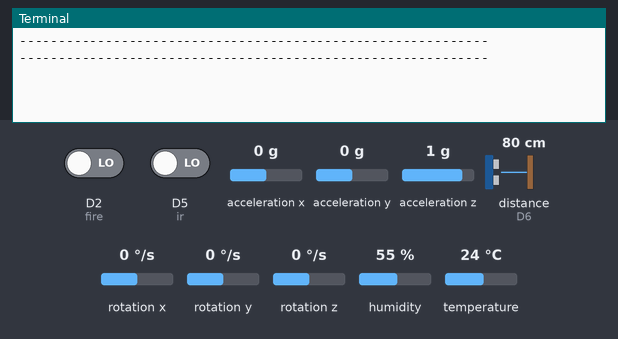
This program was run on a simulated Raspberry Pi (BCM pin numbers) with a GrovePi. On the bench: the last lines printed to the terminal. Inputs (shaded band) come from the test bench; at power-on: acceleration x 0 g, acceleration y 0 g, acceleration z 1 g, rotation x 0 °/s, rotation y 0 °/s, rotation z 0 °/s, D2 (fire) LOW, D5 (ir) LOW, distance to the obstacle (sensor on D6) 80 cm, humidity 55 %, temperature 24 °C. No MQTT or app messages arrive unless stated.

Above: at 1.3 s.
1.4 s: acceleration x set to -1.4 g
At 5.82 s:
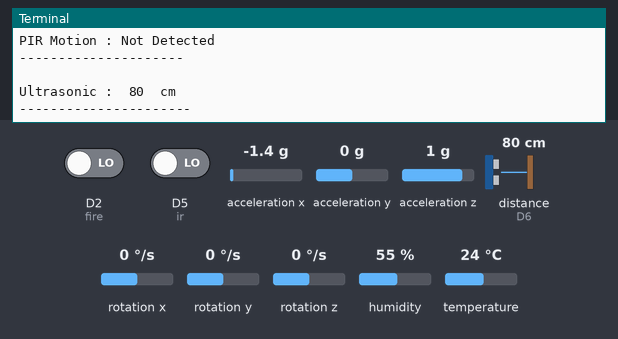
12.8 s: acceleration y set to -1.4 g
At 17.4 s:
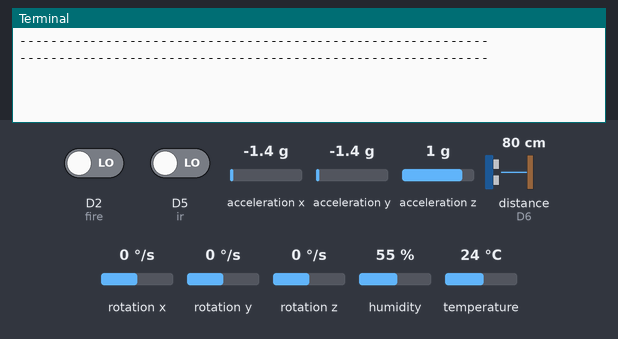
23.5 s: acceleration z set to -1.4 g
At 27.36 s:
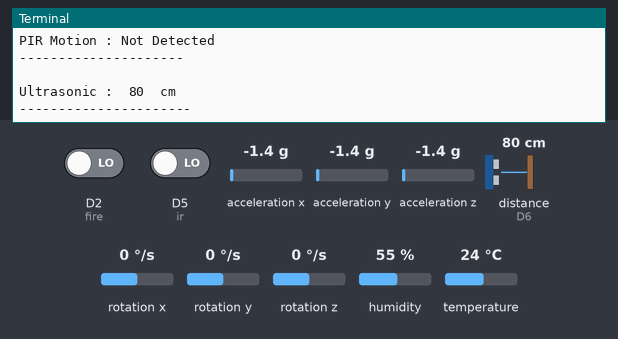
34.3 s: rotation x set to -192 °/s
At 39.0 s:
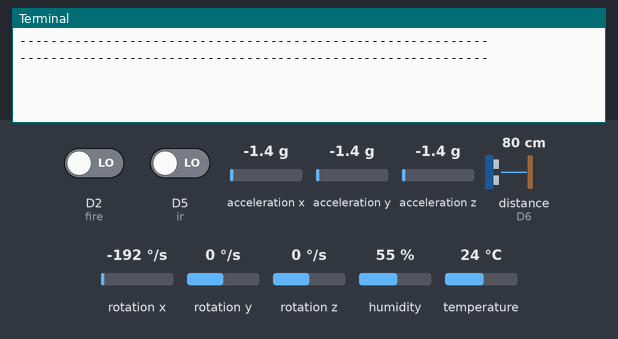
45.1 s: rotation y set to -192 °/s
At 48.91 s:
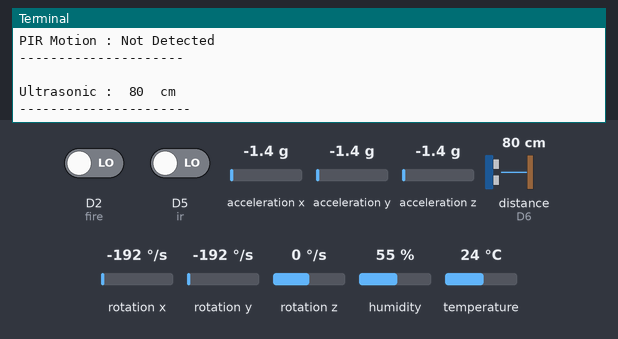
55.8 s: rotation z set to -192 °/s
At 60.6 s:
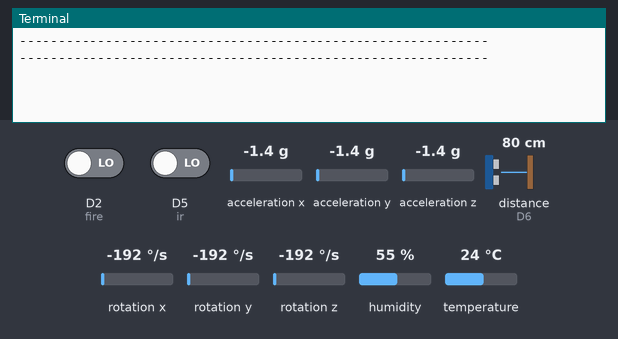
Timing chart, 0 to 62.1 s (numbered marks = the images above; inputs shaded):
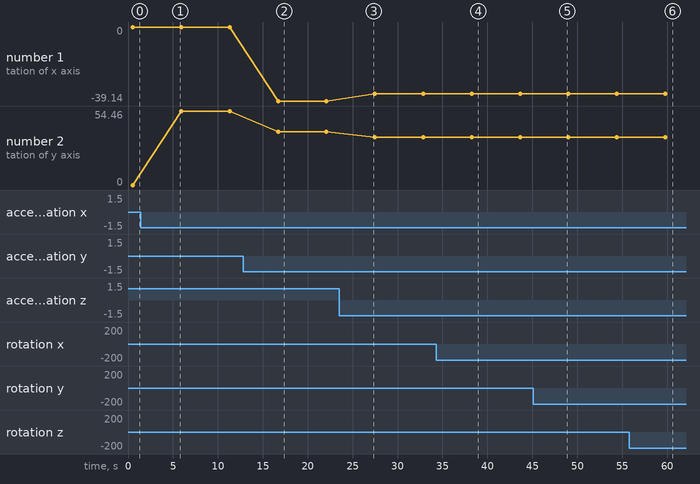

The program:

smart_automobile_mqtt.py
```python
import grovepi
import RPi.GPIO as GPIO
import time
import math
import requests, json
import smbus
import math
import urllib
import pprint
import paho.mqtt.client as mqtt

# Connect the Grove Ultrasonic Ranger to digital port D4
# SIG,NC,VCC,GND

sensor = 7  # The Temperatur And Humiduty Sensor goes on digital port 2.
pir_sensor = 8
magnetic_switch = 0
Broker = "59.162.178.178"
port = 1883

motion=0
#Fire Flame Sensor
channel = 2
#IR Sensor
ir= 5
#Ultrasonic Sensor
ultrasonic_ranger = 6
#3-Axis Accelerometer Sensor
# Register
power_mgmt_1 = 0x6b
power_mgmt_2 = 0x6c

def read_byte(reg):
    return bus.read_byte_data(address, reg)

def read_word(reg):
    h = bus.read_byte_data(address, reg)
    l = bus.read_byte_data(address, reg+1)
    value = (h << 8) + l
    return value

def read_word_2c(reg):
    val = read_word(reg)
    if (val >= 0x8000):
        return -((65535 - val) + 1)
    else:
        return val

def dist(a,b):
    return math.sqrt((a*a)+(b*b))

def get_y_rotation(x,y,z):
    radians = math.atan2(x, dist(y,z))
    return -math.degrees(radians)

def get_x_rotation(x,y,z):
    radians = math.atan2(y, dist(x,z))
    return math.degrees(radians)

bus = smbus.SMBus(1) # bus = smbus.SMBus(0) fuer Revision 1
address = 0x68       # via i2cdetect

bus.write_byte_data(address, power_mgmt_1, 0)


# temp_humidity_sensor_type
# Grove Base Kit comes with the blue sensor.
blue = 0    # The Blue colored sensor.
white = 1   # The White colored sensor.


grovepi.pinMode(pir_sensor,"INPUT")

grovepi.pinMode(magnetic_switch,"INPUT")
grovepi.pinMode(channel,"INPUT")
grovepi.pinMode(ir,"INPUT")
grovepi.pinMode(sensor,"INPUT")

client = mqtt.Client()

client.connect(Broker,port)

topic = "device/5b950d255c89ef2b0483886c"

print("-----------------------------------------------------------")
print("-----------------------------------------------------------")
print(" ")
print(" ")
print("SMART AUTOMOBILE SYSTEM")
print(" ")
print(" ")
print("------------------------------------------------------------")
print("------------------------------------------------------------")
print(" ")
print(" ")

while True:
    try:
        #IR Snesor
        print("--------------------")
        print("Start scanning sensors.........")


        print("---------------------")
        print()
        obj = grovepi.digitalRead(ir)
        if obj==0 or obj==1:
            if obj==0:
                print ('IR : Object Detected')
            else:
                print ('IR : Object Not Detected')
        print("---------------------")
        print()

        #Fire Flame Snesor

        fire = grovepi.digitalRead(channel)
        if fire==0 or fire==1:
            if fire==0:
                print ('Flame : Detected')
            else:
                print ('Flame : Not Detected')
        print("---------------------")
        print()

        #print("magnetic switch detected")

        magnetic = grovepi.digitalRead(magnetic_switch)
        if magnetic==0 or magnetic==1:
            if magnetic==1:
                print ('Magnet : Detected')
            else:
                print ('Magnet : Not Detected')
        print("---------------------")
        print()

        motion = grovepi.digitalRead(pir_sensor)
        # check if reads were 0 or 1 it can be 255 also because of IO Errors so remove those values
        if motion==0 or motion==1:
            if motion==1:
                print ('PIR Motion : Detected')
            else:
                print ('PIR Motion : Not Detected')
        print("---------------------")
        print()

##        # Read distance value from Ultrasonic
        # Read distance value from Ultrasonic
        distance = grovepi.ultrasonicRead(ultrasonic_ranger)
        print("Ultrasonic : ",distance," cm")
        print("----------------------")
        # Reset by pressing CTRL + C

        # This example uses the blue colored sensor.
        # The first parameter is the port, the second parameter is the type of sensor.
        [temp,humidity] = grovepi.dht(sensor,white)
        if math.isnan(temp) == False and math.isnan(humidity) == False:
            #print("Temparature and Humidity sensor value")
            print()
            print("Temperature : %.02f C"%(temp))
            print("--------------------")
            print()
            print("Humidity    : %.02f%%"%(humidity))
            print("--------------------")

        #3-Axis Accelerometer Snesor
        print()
        print("Gyroscope Values")
        print("------------------------")
        Gyroscop_xout = read_word_2c(0x43)
        Gyroscop_yout = read_word_2c(0x45)
        Gyroscop_zout = read_word_2c(0x47)

        print(("Gyroscope_x_axis: "), ("%5d" % Gyroscop_xout), (" Scaled: "), (round((Gyroscop_xout / 131),2)))
        print(("Gyroscope_y_axis: "), ("%5d" % Gyroscop_yout), (" Scaled: "), (round((Gyroscop_yout / 131),2)))
        print(("Gyroscope_z_axis: "), ("%5d" % Gyroscop_zout), (" Scaled: "), (round((Gyroscop_zout / 131),2)))
        print()
        print("Acceleration values")
        print("-----------------------")
        acceleration_xout = read_word_2c(0x3b)
        acceleration_yout = read_word_2c(0x3d)
        acceleration_zout = read_word_2c(0x3f)

        acceleration_xout_scaled = acceleration_xout / 16384.0
        acceleration_yout_scaled = acceleration_yout / 16384.0
        acceleration_zout_scaled = acceleration_zout / 16384.0


        print ("Acceleration_x_axis: ", ("%6d" % acceleration_xout), (" Scaled: "), round(acceleration_xout_scaled,2))
        print ("Acceleration_y_axis: ", ("%6d" % acceleration_yout), (" Scaled: "), round(acceleration_yout_scaled,2))
        print ("Acceleration_z_axis: ", ("%6d" % acceleration_zout), (" Scaled: "), round(acceleration_zout_scaled,2))
        print()
        print("Rotation values")
        print("------------------------")
        x_rotation = get_x_rotation(acceleration_xout_scaled, acceleration_yout_scaled, acceleration_zout_scaled)
        y_rotation = get_y_rotation(acceleration_xout_scaled, acceleration_yout_scaled, acceleration_zout_scaled)
        print("Rotation of x_axis: ",round(x_rotation,2))
        print("Rotation of y_axis: ",round(y_rotation,2))
        print("------------------------")
        print("")
        data=json.dumps([{"sensor" : "humidity", "value":humidity,"timestamp":"", "context":"temparature sensor!!"},
            {"sensor": "temperature",  "value":temp, "timestamp":"", "context":"Humidity!!"},
            {"sensor": "ultrasonic-sensor",  "value":distance, "timestamp":"", "context":"Ultrasonic sensor!"},
            {"sensor": "pir-motion-sensor",  "value":motion, "timestamp":"", "context":"Pir motion sensor!"},
            {"sensor": "fire-flame-sensor",  "value":fire, "timestamp":"", "context":"Fire Flame!"},
            {"sensor": "magnetic-switch",  "value":magnetic, "timestamp":"", "context":"Magnetic Switch!!"},
            {"sensor": "accelerometer-x",  "value":acceleration_xout,"timestamp":"", "context":"Acceleration (x,y,z)"},
            {"sensor": "accelerometer-y",  "value":acceleration_yout,"timestamp":"", "context":"Acceleration (x,y,z)"},
            {"sensor": "accelerometer-z",  "value":acceleration_zout,"timestamp":"", "context":"Acceleration (x,y,z)"},
            {"sensor": "gyroscope-x",  "value":Gyroscop_xout, "timestamp":"", "context":"Gyro (x,y,z)"},
            {"sensor": "gyroscope-y",  "value":Gyroscop_yout, "timestamp":"", "context":"Gyro (x,y,z)"},
            {"sensor": "gyroscope-z",  "value":Gyroscop_zout, "timestamp":"", "context":"Gyro (x,y,z)"},
            {"sensor": "rotation-x",  "value":x_rotation,"timestamp":"", "context":"Rotation(x,y)"},
            {"sensor": "rotation-y",  "value":y_rotation,"timestamp":"", "context":"Rotation(x,y)"},
            {"sensor": "ir-sensor",  "value":obj, "timestamp":"", "context":"Object(0(Not Detected)/1(Detected))"}])

        client.publish(topic,data)
        print("-----------------------------------------------------------")
        print("-----------------------------------------------------------")
        print(" ")
        print(" ")
        print("Data uploaded")
        print(" ")
        print(" ")
        print("------------------------------------------------------------")
        print("------------------------------------------------------------")
        print(" ")
        print(" ")
        print(" ")
        time.sleep(5)
##
    except TypeError:
        print ("type error")
    except IOError:
        print ("IO Error")
        time.sleep(10)
```

Measured:
- after the input at 12.8 s, the terminal: prints a new line after 3.9 s (image 2)
- after the input at 34.3 s, the terminal: prints a new line after 3.9 s (image 4)
- after the input at 55.8 s, the terminal: prints a new line after 4.0 s (image 6)
- plotted number 1: 0 → -39.14 after the input at 12.8 s, -39.14 → -35.26 after the input at 23.5 s
- plotted number 2: 0 → 54.46 after the input at 1.4 s, 54.46 → 39.14 after the input at 12.8 s, 39.14 → 35.26 after the input at 23.5 s
